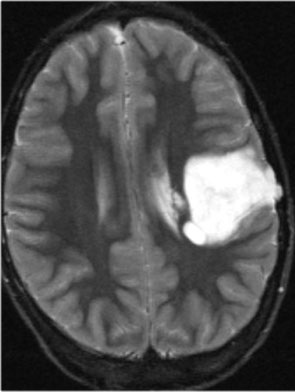
#> input picture psio/zadanie_03/brain_tumor.bmp, 295 x 392 px
$ python brain_tumor.py
#> lines starting #> are read from the running program, lines starting #| are printed output that depends on the picture; after the words box and inside, x2 and y2 are one past the last pixel; in counts of white or black regions, pixels touching at a corner belong together
import matplotlib.pyplot as plt
import matplotlib.image as mpimg
import numpy as np
import skimage.morphology
from skimage import io
from skimage.filters import try_all_threshold
from skimage.transform import resize, rescale
from skimage.color import rgb2gray

img = io.imread('brain_tumor.bmp')
#> img is the input picture: shape (392, 295); min 5, max 255, mean 77.8
# print(img.shape)

fig, ax = plt.subplots(2,2,figsize=(5, 5))
thr = 170
img_seg = img > thr
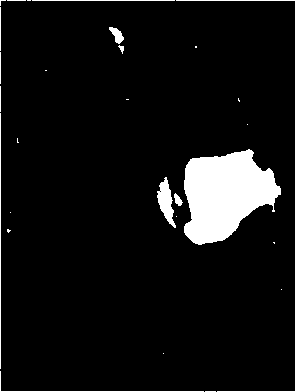
#> img_seg: shape (392, 295) bool; 6.8% white; 29 white regions (16 under 20 px), largest, box (x1, y1, x2, y2) and area: (184, 149, 281, 245) 6194, (157, 177, 176, 228) 474, (0, 113, 1, 369) 256
img3 = skimage.morphology.remove_small_objects(img_seg, 600, connectivity=2)
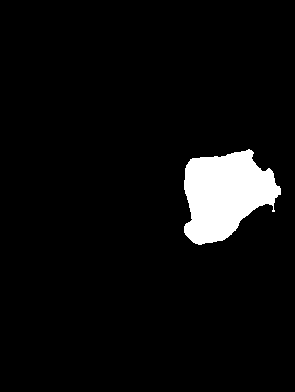
#> img3: shape (392, 295) bool; 5.4% white; 1 white region, box (x1, y1, x2, y2) and area: (184, 149, 281, 245) 6194
cont = skimage.measure.find_contours(img3)
#> cont = 1 point arrays, longest 435 points
print(cont[0])
#> (printed output is left out)
ax[0][0].imshow(img,cmap='gray')
ax[0][1].imshow(img_seg,cmap='gray')
ax[1][1].imshow(img3,cmap='gray')
plt.axis('off')
plt.show()
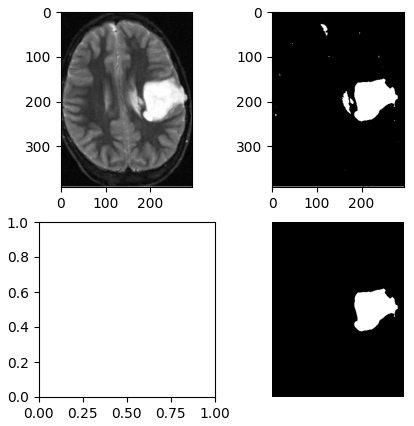
#> figure drawn by matplotlib, 3 panels
